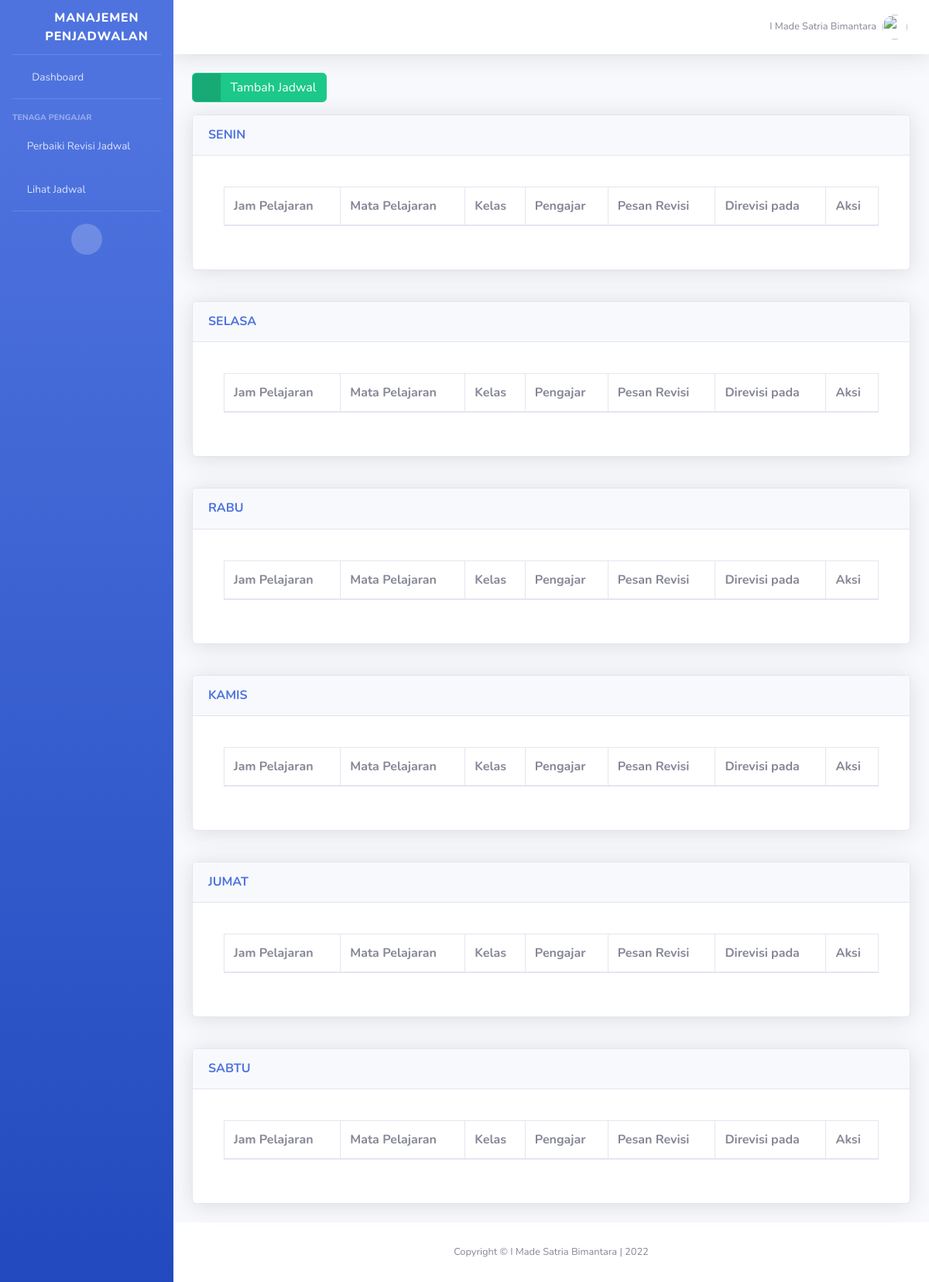
Page /tenagapengajar/jadwal/revisi_list/ (signed in) on the committed database.
### administrator/models.py (models this page shows, shortened)
class Hari(models.Model):
    CHOICES_HARI = (
        ('senin', 'Senin'),
        ('selasa', 'Selasa'),
        ('rabu', 'Rabu'),
        ('kamis', 'Kamis'),
        ('jumat', 'Jumat'),
        ('sabtu', 'Sabtu'),
    )
    nama_hari = models.CharField(
        'Nama Hari',
        choices=CHOICES_HARI,
        max_length=10,
        unique=True
    )
    class Meta:
        ordering = ['id']
        verbose_name_plural = "Hari"

### tenagapengajar/views.py (the view)
# urls.py: path('jadwal/revisi_list/', RevisiJadwalListView.as_view(),
class RevisiJadwalListView(LoginRequiredMixin, UserPassesTestMixin, ListView):
    model = RevisiJadwal
    template_name = "tenagapengajar/revisi_jadwal_list.html"
    context_object_name = 'revisi_jadwal_list'
    extra_context = {
        'title_page': 'Schedule | Revisi',
        'subtitle_page': "Daftar Jadwal Direvisi",
    }
    def get_queryset(self):
        revisi_jadwal_list = dict()
        days = Hari.objects.values_list('nama_hari', flat=True).distinct()
        for hari in days:
            revisi_jadwal_list[hari] = self.model.objects.filter(
                jadwal__detail_waktu__hari__nama_hari__iexact=str(hari)
            ).order_by('jadwal__detail_waktu')
        self.queryset = {
            'revisi_jadwal_list': revisi_jadwal_list,
            'days': days,
        }
        return super().get_queryset()
    def get_context_data(self, **kwargs):
        self.kwargs.update(self.extra_context)
        kwargs = self.kwargs
        return super().get_context_data(**kwargs)
    def test_func(self):
        return self.request.user.groups.filter(name='tenagapengajar')

### administrator/templatetags/auth_extras.py (called while the page is built)
@register.filter(name='has_group')
def has_group(user, group_name):
    return user.groups.filter(name=group_name).exists()

@register.filter(name='exclude_group')
def exclude_group(user, group_name):
    return user.groups.exclude(name=group_name).exists()

### templates/tenagapengajar/revisi_jadwal_list.html (shortened to what this page needs)
{% extends 'base.html' %}
{% block page_content %}
<div class="row ">
    <div class="col">
        <article>
            <a href="{% url 'tenagapengajar:jadwal_create' %}" class="btn btn-success btn-icon-split">
                <span class="icon text-white-50">
                    <i class="fas fa-check"></i>
                </span>
                <span class="text">Tambah Jadwal</span>
            </a>
        </article>
    </div>
</div>
{% for hari, jadwals in revisi_jadwal_list.revisi_jadwal_list.items %}
<div class="row mt-3">
    <div class="col">
        <div class="card shadow mb-4">
            <a href="#collapseJadwal{{hari}}" class="d-block card-header py-3" data-toggle="collapse" role="button"
                aria-expanded="true" aria-controls="collapseJadwal{{hari}}">
                <h6 class="m-0 font-weight-bold text-primary">{{hari.upper}}</h6>
            </a>
            <div class="collapse show" id="collapseJadwal{{hari}}">
                <div class="card-body">
                    <div class="row">
                        <div class="col">
                            <div class="card-body">
                                <div class="table-responsive">
                                    <table class="table table-bordered" id='tableRevisiJadwal{{hari.capitalize}}'
                                        width="100%" cellspacing="0">
                                        <thead>
                                            <tr>
                                                <th scope="col">Jam Pelajaran</th>
                                                <th scope="col">Mata Pelajaran</th>
                                                <th scope="col">Kelas</th>
                                                <th scope="col">Pengajar</th>
                                                <th scope="col">Pesan Revisi</th>
                                                <th scope="col">Direvisi pada</th>
                                                <th scope="col">Aksi</th>
                                            </tr>
                                        </thead>
                                    </table>
                                </div>
                            </div>
                        </div>
                    </div>
                </div>
            </div>
        </div>
    </div>
</div>
{% endfor %}
{% endblock page_content %}

### templates/snippets/topbar.html (shortened to what this page needs)
{% load static %}
{% load auth_extras %}
<ul class="navbar-nav ml-auto">
    <li class="nav-item dropdown no-arrow">
        <a class="nav-link dropdown-toggle" href="#" id="userDropdown" role="button" data-toggle="dropdown"
            aria-haspopup="true" aria-expanded="true">
            <span class="mr-2 d-lg-inline text-gray-600 small">{{user.first_name}} {{user.last_name}}</span>
            <img class="img-profile rounded-circle" src="{% static 'img/undraw_profile.svg' %}">
        </a>
    </li>
</ul>

### rows in the picture
Hari: upper "SENIN"
Hari: upper "SELASA"
Hari: upper "RABU"
Hari: upper "KAMIS"
Hari: upper "JUMAT"
Hari: upper "SABTU"

### other values in the picture
{{ user.first_name }} "I Made Satria"
{{ user.last_name }} "Bimantara"
